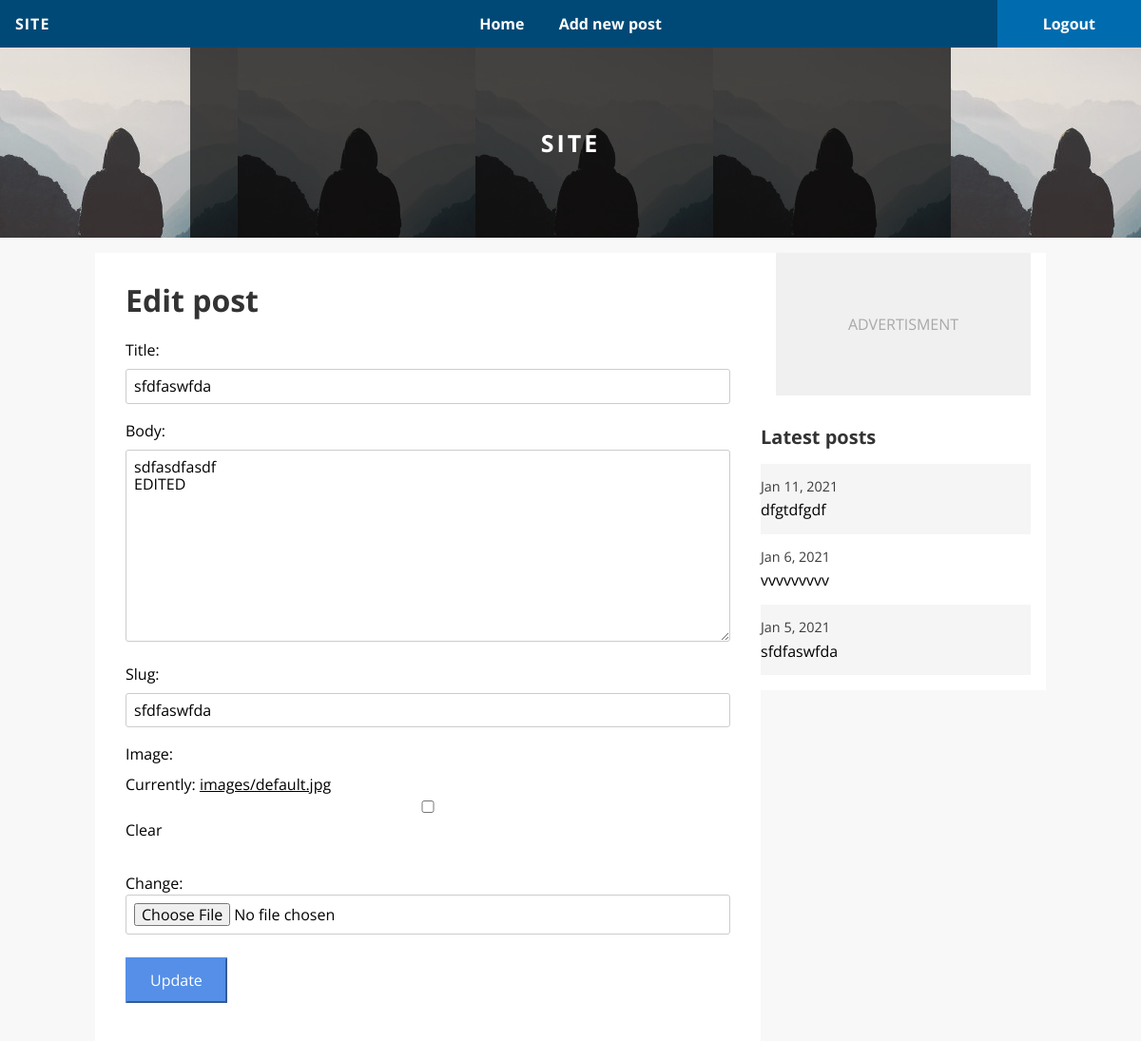
The app's page /blog/edit/1/ (signed in), older data.
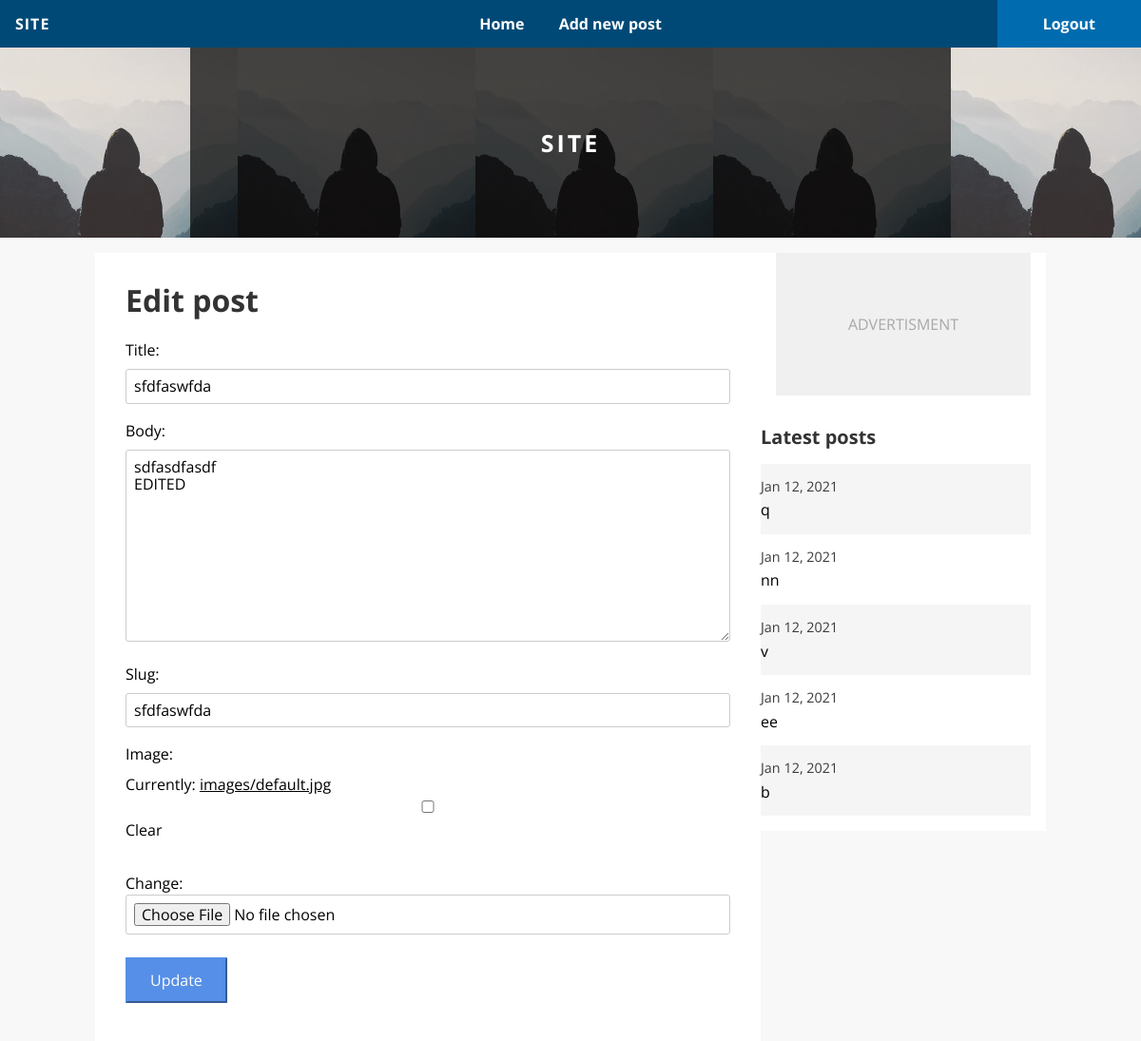
The same page, newer data.
### blog/models.py (models this page shows, shortened)
class Post(models.Model):
    title = models.CharField(default='', max_length=255)
    body = models.TextField(default='', blank=True)
    slug = models.SlugField(default='', blank=True, max_length=255)
    date = models.DateTimeField(auto_now_add=True,
                                null=True)
    updated = models.DateTimeField(auto_now=True,
                                   null=True)
    author = models.ForeignKey(User,
                               null=True,
                               blank=True,
                               on_delete=models.CASCADE)
    tags = TaggableManager()
    image = models.ImageField(default='',
                              blank=True,
                              upload_to='images')
    image_thumbnail = ImageSpecField(source='image',
                                     processors=[ResizeToFill(700, 150)],
                                     format='JPEG',
                                     options={'quality': 60})
    def get_absolute_url(self):
        return reverse('blog:detail',
                       args=[str(self.slug)])

### blog/views.py (the view)
# urls.py: path('edit/<int:pk>/', views.edit, name='edit'),
@permission_required('blog.change_post', raise_exception=True)
def edit(request, pk=None):
    post = get_object_or_404(Post, pk=pk)
    if request.method == "POST":
        form = PostForm(request.POST,
                        request.FILES, instance=post)
        if form.is_valid():
            form.save()
            return redirect('blog:detail', slug=post.slug)
    else:
        form = PostForm(instance=post)
    return render(request, 'blog/edit.html',
                  {'section': 'blog_edit',
                   'form': form,
                   'post': post,
                   })

### blog/forms.py
class PostForm(ModelForm):
    class Meta:
        model = Post
        fields = ['title',
                  'body',
                  'slug',
                  'tags',
                  'image']

### blog/context_processors.py (called while the page is built)
def latest_posts(request):
    posts = Post.objects.filter().order_by('-date')[:5]
    return {'latest_posts': posts}

### templates/blog/edit.html (shortened to what this page needs)
{% extends "base.html" %}
{% block title %}<h1>Edit post</h1>{% endblock %}
{% block content %}
    <form action="{% url 'blog:edit' post.pk %}" method="post" enctype="multipart/form-data">
        {{ form.as_p }}
    <button class="button" type="submit">Update</button>
    </form>
{% endblock %}

### templates/base.html (shortened to what this page needs)
<!doctype html>
{% load static %}
<html lang="en">
<head>
    <link rel="stylesheet" href="https://fonts.googleapis.com/css?family=Open+Sans&display=swap">    <link rel="stylesheet" href="{% static 'css/base.css' %}">
    <link rel="stylesheet" href="https://use.fontawesome.com/releases/v5.8.2/css/all.css">
    <link rel="stylesheet" href="{% static 'css/base.css' %}">
</head>
<body>
<div class="header">
    <div class="header-top">
        <div class="header-brand">Site</div>
        <ul class="header-menu">
            <li class="header-menu-li">
                <a class="header-menu-a {% if section == 'home' %} header-menu-a-active {% endif %}" href="{% url 'home' %}">Home</a>
            </li>
            {% if perms.blog.add_post %}
                <li class="header-menu-li">
                    <a class="header-menu-a {% if section == 'blog_create' %} header-menu-a-active {% endif %}" href="{% url 'blog:create' %}">Add new post</a>
                </li>
            {% endif %}
        </ul>
        <div class="header-account">
            {% if not user.is_authenticated %}
                <a class="header-account-a" href="{% url 'account_login' %}">Login</a>
            {% else %}
                <a class="header-account-a" href="{% url 'account_logout' %}">Logout</a>
            {% endif %}
        </div>
    </div>
    <div class="header-bottom">
        <div class="header-bottom-content">
            Site
        </div>
    </div>
</div>
<div class="main">
    <div class="content">
        {% block title %}{% endblock %}
        {% block content %}Some default content{% endblock %}
    </div>
    <div class="sidebar">
        <div class="sidebar-ad">
            Advertisment
        </div>
    </div>
    {% include 'blog/_post_list.html' with heading='Latest posts' %}
</div>
</body>
</html>

### templates/blog/_post_list.html
<div class="post-list">
    <h2 class="post-list-heading">{{ heading }}</h2>
    {% for post in latest_posts %}
        <a href="{{ post.get_absolute_url }}" class="post-list-link {% cycle 'odd' 'even' %}">
            <div class="post-list-date">{{ post.date|date:"M j, Y" }}</div>
            <div class="post-list-title">{{ post.title|truncatechars:20 }}</div>
        </a>
    {% endfor %}
</div>

### static/css/base.css (style rules this page uses)
html { line-height:1.15;-webkit-text-size-adjust:100% }
body { margin:0 }
h1 { font-size:2em;margin:0.67em 0 }
a { background-color:transparent }
button,input,optgroup,select,textarea { font-family:inherit;font-size:100%;line-height:1.15;margin:0 }
button,input { overflow:visible }
button,select { text-transform:none }
button,[type="button"],[type="reset"],[type="submit"] { -webkit-appearance:button }
textarea { overflow:auto }
[type="checkbox"],[type="radio"] { box-sizing:border-box;padding:0 }
* { box-sizing:border-box }
body { font-family:'Open Sans', sans-serif;padding-top:50px;background-color:#f8f8f8 }
html { overflow-y:scroll }
a { color:#000 }
p { line-height:1.5em }
h1,h2 { color:#333;margin-top:0 }
.button,button[type="submit"],input[type="submit"] { background-color:#558FE7;border-color:#558FE7;border-radius:1px;padding:0.8em 1.5em;color:#fff;display:inline-block;margin:0.5em 0.5em 0.5em 0;text-decoration:none;width:auto }
.header-top { height:50px;background-color:#004976;color:#fff;font-weight:bold;position:fixed;top:0;width:100%;line-height:50px }
.header-brand { text-transform:uppercase;position:absolute;left:1em;letter-spacing:1px }
.header-menu { margin:0;padding-left:0;text-align:center;list-style:none }
.header-menu-li { display:inline-block }
.header-menu-a { display:inline-block;color:#fff;text-decoration:none;height:50px;padding:0 1em }
.header-account { position:absolute;right:0;top:0;padding:0 3em;background-color:#006CAF }
.header-account-a { color:#fff;text-decoration:none }
.header-bottom { height:200px;background:url("../../static/images/header-bg.jpg") repeat-x;text-align:center }
.header-bottom-content { height:200px;width:800px;display:inline-block;background:rgba(0,0,0,0.7);line-height:200px;color:#fff;font-size:25px;font-weight:bold;text-transform:uppercase;letter-spacing:3px }
.main { margin:0 auto;width:1000px;padding-top:1em }
.content { width:70%;float:left;background-color:#fff;padding:2em }
.sidebar { width:30%;float:left;padding:0 1em 1em 1em }
.sidebar-ad { margin-bottom:1em;text-align:center;background-color:#F0F0F0;height:150px;line-height:150px;color:#A8A8A8;text-transform:uppercase }
.post-list { background-color:#fff;padding:1em }
.post-list-heading { font-size:20px;margin-top:0 }
.post-list-link { padding:1em;display:block;text-decoration:none }
.post-list-date { color:#3B3B3B;margin-bottom:0.5em;font-size:0.9em }
.post-list .odd { background-color:#F5F5F5 }
form label { display:block;margin-bottom:0.5em }
form input,form textarea { width:100%;padding:0.5em;border-radius:3px;border:1px solid #ccc }

Row changes from the older to the newer data that the page shows:
no longer on one of the page's lists (row unchanged): Post: date "Jan 5, 2021", title "sfdfaswfda"
no longer on this page (row unchanged): Post: date "Jan 11, 2021", title "dfgtdfgdf"
no longer on this page (row unchanged): Post: date "Jan 6, 2021", title "vvvvvvvvv"
added Post: date "Jan 12, 2021", title "q"
added Post: date "Jan 12, 2021", title "nn"
added Post: date "Jan 12, 2021", title "v"
added Post: date "Jan 12, 2021", title "ee"
added Post: date "Jan 12, 2021", title "b"
